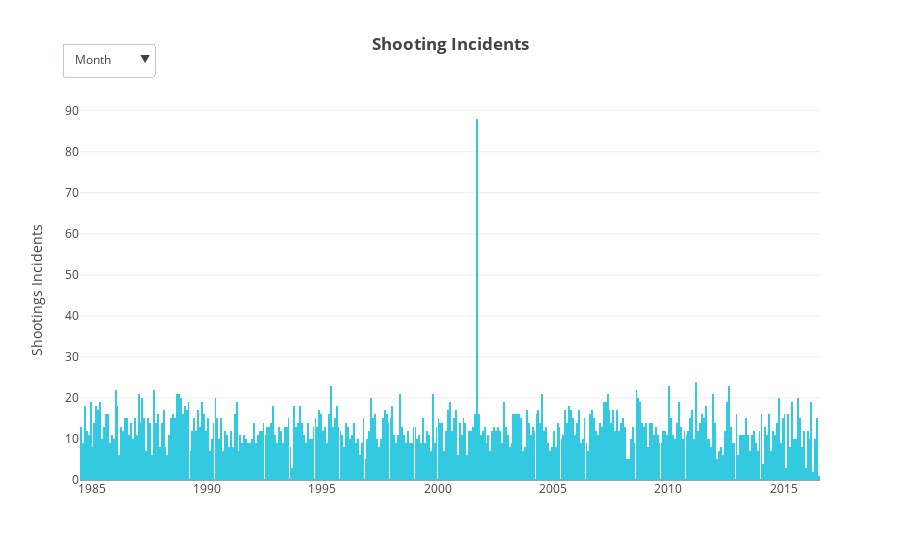

Write notebook code for a chart like this one.
### Code cell
df = pd.read_csv("https://plot.ly/~public.health/17.csv")

data = [dict(
    x = df['date'],
    autobinx = False,
    autobiny = True,
    marker = dict(color = 'rgb(51, 201, 224)'),
    name = 'date',
    type = 'histogram',
    xbins = dict(
        end = '2016-12-31 12:00',
        size = 'M1',
        start = '1983-12-31 12:00'
    )
)]

layout = dict(
    title = '<b>Shooting Incidents</b>',
    xaxis = dict(
        title = '',
        type = 'date'),
    yaxis = dict(
        title = 'Shootings Incidents',
        type = 'linear'),
    updatemenus = [dict(
        x = 0.1,
        y = 1.15,
        xref = 'paper',
        yref = 'paper',
        yanchor = 'top',
        active = 1,
        showactive = True,
        buttons = [
            dict(
                args = ['xbins.size', 'D1'],
                label = 'Day',
                method = 'restyle'),
            dict(
                args = ['xbins.size', 'M1'],
                label = 'Month',
                method = 'restyle'),
            dict(
                args = ['xbins.size', 'M3'],
                label = 'Quater',
                method = 'restyle'), 
            dict(
                args = ['xbins.size', 'M6'],
                label = 'Half Year',
                method = 'restyle'), 
            dict(
                args = ['xbins.size', 'M12'],
                label = 'Year',
                method = 'restyle'
            )]
    )]
)
fig = dict(data=data, layout=layout)
iplot(fig, validate=False)

### Figure 1 — Plotly figure (JSON) as saved in the notebook; plotly's stock layout.template omitted (floating-point values rounded to 4 significant figures; data arrays with more than 128 entries replaced by an {"elided": "..."} marker saying what was removed)
{"data": [{"autobinx": false, "autobiny": true, "marker": {"color": "rgb(51, 201, 224)"}, "name": "date", "type": "histogram", "x": {"elided": "4999 str values"}, "xbins": {"end": "2016-12-31 12:00", "size": "M1", "start": "1983-12-31 12:00"}}], "layout": {"title": "<b>Shooting Incidents</b>", "updatemenus": [{"active": 1, "buttons": [{"args": ["xbins.size", "D1"], "label": "Day", "method": "restyle"}, {"args": ["xbins.size", "M1"], "label": "Month", "method": "restyle"}, {"args": ["xbins.size", "M3"], "label": "Quater", "method": "restyle"}, {"args": ["xbins.size", "M6"], "label": "Half Year", "method": "restyle"}, {"args": ["xbins.size", "M12"], "label": "Year", "method": "restyle"}], "showactive": true, "x": 0.1, "xref": "paper", "y": 1.15, "yanchor": "top", "yref": "paper"}], "xaxis": {"title": "", "type": "date"}, "yaxis": {"title": "Shootings Incidents", "type": "linear"}}}
